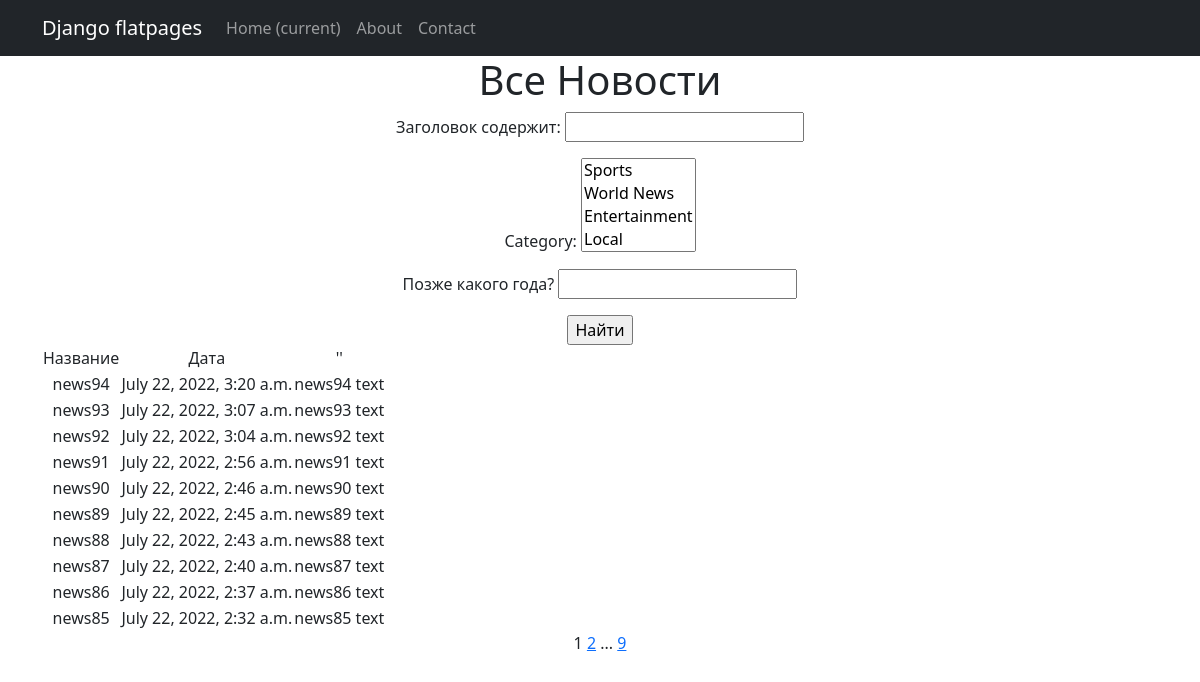
The page /materials/news/ on the database its author committed.
### newsapp/models.py (models this page shows, shortened)
class Category(models.Model):
    category = models.TextField(max_length=64, unique=True)
    subscribers = models.ManyToManyField(User, related_name='subscribers', blank=True)
    def __str__(self):
        return self.category

class Post(models.Model):
    time_in = models.DateTimeField(auto_now_add=True)
    type = models.BooleanField(default=False)
    author = models.ForeignKey(Author, on_delete=models.CASCADE)
    category = models.ManyToManyField(Category, through='PostCategory')
    header = models.CharField(max_length=64, unique=True)
    article_text = models.TextField()
    rating = models.IntegerField(default=0)

### newsapp/views.py (the view)
# urls.py: path('news/', NewsList.as_view(), name='news'),
class NewsList(ListView):
    model = Post
    ordering = ['-time_in']
    template_name = 'news.html'
    context_object_name = 'news'
    paginate_by = 10
    queryset = Post.objects.filter(type=0).distinct()
    def get_queryset(self):
        queryset = super().get_queryset()
        self.filterset = NewsFilter(self.request.GET, queryset)
        return self.filterset.qs
    def get_context_data(self, **kwargs):
        context = super().get_context_data(**kwargs)
        context['filterset'] = self.filterset
        return context

### newsapp/templatetags/custom_filters.py (called while the page is built)
@register.filter()
def matyugi(text):
    for word in text.split():
        for mat in WORDS:
            if mat == word:
                word = "*"
    return text

### newsapp/templatetags/custom_tags.py (called while the page is built)
@register.simple_tag(takes_context=True)
def url_replace(context, **kwargs):
    d = context['request'].GET.copy()
    for k, v in kwargs.items():
        d[k] = v
    return d.urlencode()

### templates/news.html (shortened to what this page needs)
{% extends 'flatpages/default.html' %}
{% load custom_filters %}
{% load custom_tags %}
{% block content %}
   <h1>Все Новости</h1>
    <form action="" method="get">
       {{ filterset.form.as_p }}
       <input type="submit" value="Найти" />
   </form>
   {% if news %}
       <table>
           <tr>
               <td>Название</td>
               <td>Дата</td>
               <td>''</td>
           </tr>
           {% for post in news %}
           <tr>
               <td>{{ post.header|matyugi }}</td>
               <td>{{ post.time_in }}</td>
               <td>{{ post.article_text|truncatechars:20|matyugi }}</td>
           </tr>
           {% endfor %}
       </table>
   {% else %}
       <h2>Материалов не найдено</h2>
   {% endif %}
   {{ page_obj.number }}
   {% if page_obj.has_next %}
       <a href="?{% url_replace page=page_obj.next_page_number %}">{{ page_obj.next_page_number }}</a>
       {% if paginator.num_pages != page_obj.next_page_number %}
           ...
           <a href="?{% url_replace page=page_obj.paginator.num_pages %}">{{ page_obj.paginator.num_pages }}</a>
       {% endif %}
   {% endif %}
{% endblock content %}

### rows shown on the page
Category: category "Sports / World News / Entertainment / Local"
Post: header|matyugi "news94", time_in "July 22, 2022, 3:20 a.m.", article_text|matyugi "news94 text"
Post: header|matyugi "news93", time_in "July 22, 2022, 3:07 a.m.", article_text|matyugi "news93 text"
Post: header|matyugi "news92", time_in "July 22, 2022, 3:04 a.m.", article_text|matyugi "news92 text"
Post: header|matyugi "news91", time_in "July 22, 2022, 2:56 a.m.", article_text|matyugi "news91 text"
Post: header|matyugi "news90", time_in "July 22, 2022, 2:46 a.m.", article_text|matyugi "news90 text"
Post: header|matyugi "news89", time_in "July 22, 2022, 2:45 a.m.", article_text|matyugi "news89 text"
Post: header|matyugi "news88", time_in "July 22, 2022, 2:43 a.m.", article_text|matyugi "news88 text"
Post: header|matyugi "news87", time_in "July 22, 2022, 2:40 a.m.", article_text|matyugi "news87 text"
Post: header|matyugi "news86", time_in "July 22, 2022, 2:37 a.m.", article_text|matyugi "news86 text"
Post: header|matyugi "news85", time_in "July 22, 2022, 2:32 a.m.", article_text|matyugi "news85 text"

### other values the page prints
{{ page_obj.number }} "1"
{{ page_obj.next_page_number }} "2"
{{ page_obj.paginator.num_pages }} "9"
